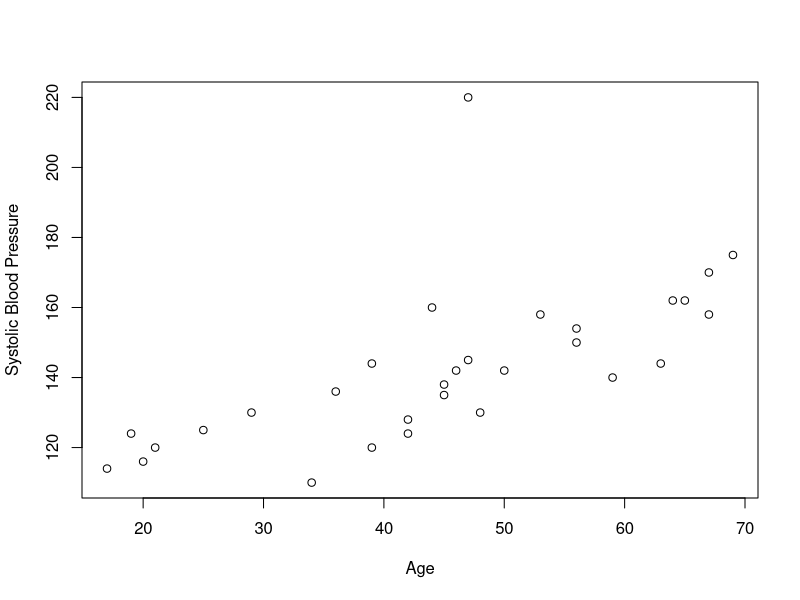

Write the R code that produced this figure.
#label===REGagesbp1
pdf("images/chapter_8/agesbp.pdf", width=6, height=4)
sbp <- read.table("Data/systolic.txt", header=T)
plot(sbp$AGE, sbp$SBP, xlab="Age", ylab="Systolic Blood Pressure")
dev.off()
#===end

## library("xtable")
## print(xtable(t(sbp)), scalebox=0.7)

#label===REGagesbp2
print(fitsbp <- lm(SBP ~ AGE, data=sbp))
#===end
b <- round(as.numeric(fitsbp$coefficients), digits=4)
